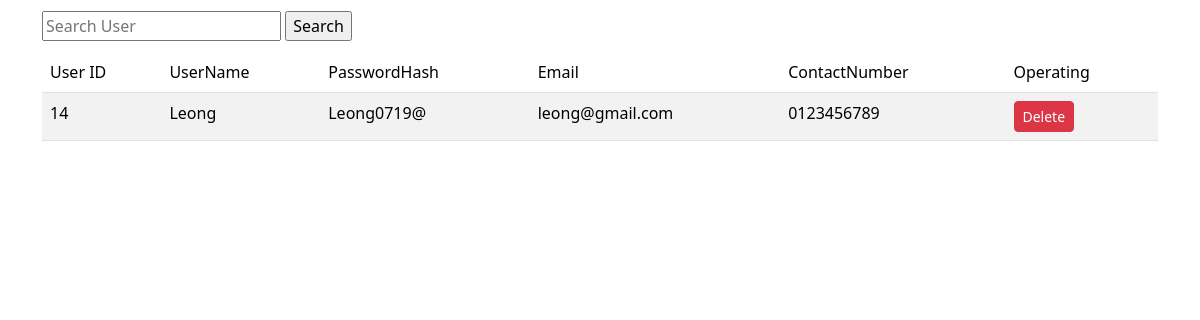
/Website/Dashboard/User/User.php, run on the app's committed database.
### tables this page shows
CREATE TABLE `users` (
  `UserID` int NOT NULL,
  `UserName` varchar(100) DEFAULT NULL,
  `PasswordHash` varchar(100) DEFAULT NULL,
  `Email` varchar(100) DEFAULT NULL,
  `ContactNumber` varchar(100) DEFAULT NULL
);

### Website/Dashboard/User/User.php (the view, shortened to what this page needs)
<!DOCTYPE html>
<html lang="en">
<head>
    <link href="https://cdn.jsdelivr.net/npm/bootstrap@5.3.2/dist/css/bootstrap.min.css" rel="stylesheet"
>
</head>
<body>
    <div class="container">
        <form action="<?php echo $_SERVER['PHP_SELF']; ?>" method="GET">
            <div style="width: 100%; justify-content: space-between; margin: 1% 0; display: flex;">
                <div>
                    <input type="text" name="search" id="search" placeholder="Search User"
                        value="<?php echo isset($_GET['search']) ? $_GET['search'] : ''; ?>">
                    <input type="submit" name="searchsub" id="searchsub" value="Search">
                </div>
            </div>
        </form>
            <table class="table table-striped">
                <thead>
                    <tr>
                        <td>User ID</td>
                        <td>UserName</td>
                        <td>PasswordHash</td>
                        <td>Email</td>
                        <td>ContactNumber</td>
                        <td>Operating</td>
                    </tr>
                </thead>
                <tbody>
                   <?php
                    include '../../ConnectDB.php';
                    if (isset($_GET['search'])) {
                        $filterValue = $_GET['search'];
                        $query = "SELECT * FROM users WHERE UserID LIKE '%$filterValue%' OR UserName LIKE '%$filterValue%'";
                        $result = $conn->query($query);
                        if (!$result) {
                            die("Invalid query" . $conn->error);
                        }
                        if ($result->num_rows > 0) {
                            while ($row = $result->fetch_assoc()) {
                                echo "<tr>
                                            <td>{$row['UserID']}</td>
                                            <td>{$row['UserName']}</td>
                                            <td>$row[PasswordHash]</td>
                                            <td>$row[Email]</td>
                                            <td>$row[ContactNumber]</td>
                                            <td>
                                                <a href='delete.php?UserID={$row['UserID']}' class='btn btn-danger btn-sm'>Delete</a>
                                            </td>
                                        </tr>";
                            }
                        } else {
                            echo "<tr><td colspan='3'>No Record Found</td></tr>";
                        }
                    } else {
                        $sql = "SELECT * FROM users";
                        $result = $conn->query($sql);
                        while ($row = $result->fetch_assoc()) {
                            echo " <tr>
                                        <td>$row[UserID]</td>
                                        <td>$row[UserName]</td>
                                        <td>$row[PasswordHash]</td>
                                        <td>$row[Email]</td>
                                        <td>$row[ContactNumber]</td>
                                        <td>
                                            <a href='delete.php?UserID={$row['UserID']}' class='btn btn-danger btn-sm'>Delete</a>
                                        </td>
                                    </tr>";
                        }
                    }
                    ?>
                </tbody>
            </table>
    </div>
</body>
</html>

### data on the page
users: UserID "14", UserName "Leong", PasswordHash "Leong0719@", Email "leong@gmail.com", ContactNumber "0123456789"
